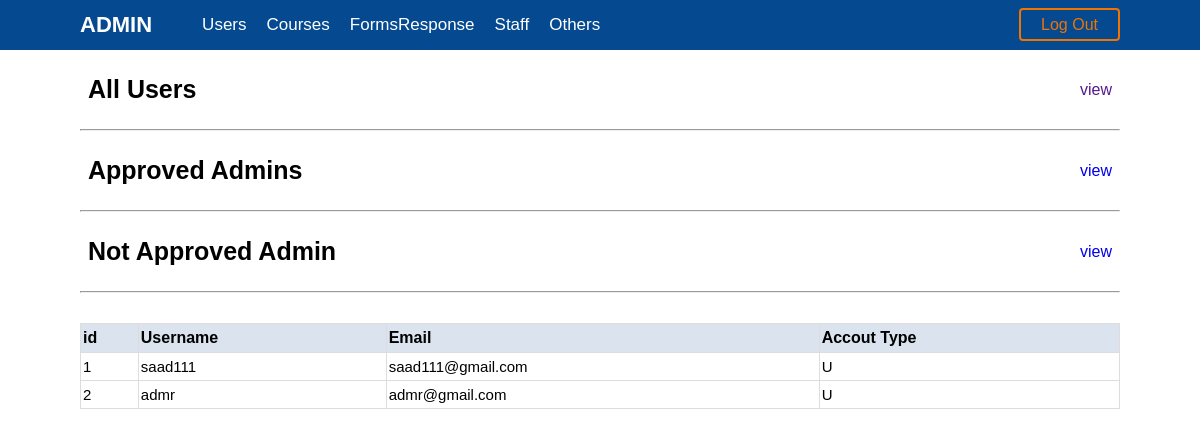
Page /admin/view-users (signed in) on the earlier database version.
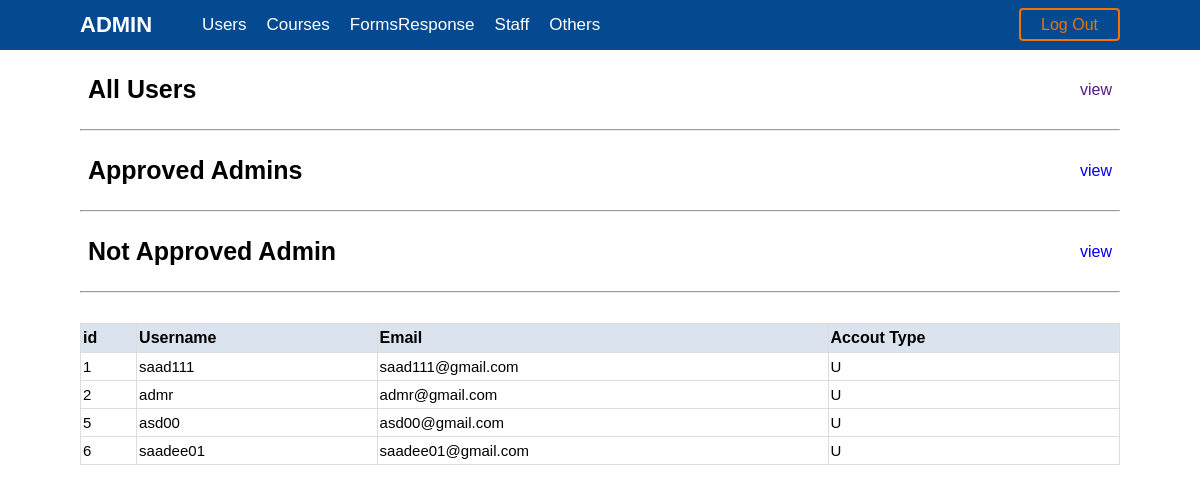
Same page on the later database version.
### lms_app/models.py (models this page shows, shortened)
class User(db.Model, UserMixin):
    id = db.Column(db.Integer, primary_key=True)
    username = db.Column(db.String(30), nullable=False, unique=True)
    email = db.Column(db.String(30), unique=True, nullable=False)
    password = db.Column(db.String(30), nullable=False)
    acc_type = db.Column(db.String(30), nullable=False)
    acc_status = db.Column(db.Integer, nullable=False, default = 0)

### lms_app/routes.py (the view)
@app.route('/admin/view-users', methods=['POST', 'GET'])
@login_required
def admin_view_users():
    users = User.query.filter_by(acc_type='U').all()
    return render_template('admin/view_users_home.html', users=users,  title='View Users')

### lms_app/routes.py (called while the page is built)
@login_manager.user_loader
def load_user(user_id):
    return User.query.get(int(user_id))

### lms_app/templates/admin/view_users_home.html
{% extends 'layout_admin.html' %} {% block content %}
<section class="users-data">
  <div class="user-class-container">
    <div class="user-card">
      <p class="user-card-text">All Users</p>
      <a href="">view</a>
    </div>
    <hr />
    <div class="user-card">
      <p class="user-card-text">Approved Admins</p>
      <a href="{{ url_for('approved_admin') }}">view</a>
    </div>
    <hr />
    <div class="user-card">
      <p class="user-card-text">Not Approved Admin</p>
      <a href="{{ url_for('not_approved_admin') }}">view</a>
    </div>
    <hr />
  </div>
</section>
<table>
  <thead>
    <tr>
      <th>id</th>
      <th>Username</th>
      <th>Email</th>
      <th>Accout Type</th>
    </tr>
  </thead>
  <tbody>
    {% for users in users %}
    <tr>
      <td>{{ users.id }}</td>
      <td>{{ users.username }}</td>
      <td>{{ users.email }}</td>
      <td>{{ users.acc_type }}</td>
    </tr>
    {% endfor %}
  </tbody>
</table>
{% endblock content %}

### lms_app/templates/layout_admin.html (shortened to what this page needs)
<!DOCTYPE html>
<html lang="en">
  <head>
    <link
      rel="stylesheet"
      type="text/css"
      href="{{ url_for('static', filename='styles.css') }}"
    />
    <link
      rel="stylesheet"
      type="text/css"
      href="{{ url_for('static', filename='header_footer.css') }}"
    />
    <link
      rel="stylesheet"
      type="text/css"
      href="{{ url_for('static', filename='forms.css') }}"
    />
    <link
      rel="stylesheet"
      type="text/css"
      href="{{ url_for('static', filename='table.css') }}"
    />
  </head>
  <body>
    <header class="site_container site__header">
      <nav class="site_navigation">
        <div class="LOGO">ADMIN</div>
        <ul>
          <li>
            <a class="nav__anc" href="{{ url_for('admin_view_users') }}"
              >Users</a
            >
          </li>
          <li><a class="nav__anc" href="#">Courses</a></li>
          <li>
            <a class="nav__anc" href="{{ url_for('admin_view_contact') }}"
              >FormsResponse</a
            >
          </li>
          <li><a class="nav__anc" href="#">Staff</a></li>
          <li><a class="nav__anc" href="#">Others</a></li>
        </ul>
      </nav>
      <div>
        <a class="btn signup" href="{{ url_for('admin_logout') }}">Log Out</a>
      </div>
    </header>
    <div class="site_container">{% block content %} {% endblock %}</div>
  </body>
</html>

### lms_app/static/styles.css (style rules this page uses)
* { padding: 0; margin: 0; text-decoration: none; list-style-type: none; font-family: system-ui, -apple-system, BlinkMacSystemFont, 'Segoe UI', Roboto, Oxygen, Ubuntu, Cantarell, 'Open Sans', 'Helvetica Neue', sans-serif; }
.site_container { padding: 0px 80px; }
.user-class-container { padding: 10px 0px; flex-wrap: wrap; display: flex; flex-direction: column; gap: 10px; }
.user-card { padding: 15px 8px; display: flex; align-items: center; justify-content: space-between; flex-wrap: wrap; }
.user-card-text { font-size: 25px; font-weight: 700; }

### lms_app/static/header_footer.css (style rules this page uses)
.site__header { background-color: #054a91; color: #fff; display: flex; justify-content: space-between; align-items: center; padding-top: 12px; padding-bottom: 12px; }
header .LOGO { font-size: 22px; font-weight: bold; cursor: pointer; }
.site_navigation { display: flex; align-items: center; gap: 50px; }
.site_navigation ul { list-style: none; display: flex; gap: 20px; }
.nav__anc { text-decoration: none; color: #fff; font-size: 17px; }
.btn { border: none; padding: 6px 20px; border-radius: 4px; cursor: pointer; font-weight: 500; }
.signup { font-size: 16px; border: 2px solid #f17300; color: #f17300; background-color: #054a91; }

### lms_app/static/forms.css (style rules this page uses)
* { margin: 0; font-family: 'Lucida Sans', 'Lucida Sans Regular', 'Lucida Grande', 'Lucida Sans Unicode', Geneva, Verdana, sans-serif; list-style-type: none; text-decoration: none; }
body { height: 100vh; }
p { font-size: 16px; }

### lms_app/static/table.css (style rules this page uses)
table { border-collapse: collapse; width: 100%; margin: 20px auto; }
th, td { border: 1px solid #ddd; padding: 5px 02px; text-align: left; }
td { font-size: 15px; }
th { background-color: #dbe4ee; }

Differences in the rows shown:
added User: id "5", username "asd00", email "asd00@gmail.com", acc_type "U"
added User: id "6", username "saadee01", email "saadee01@gmail.com", acc_type "U"
